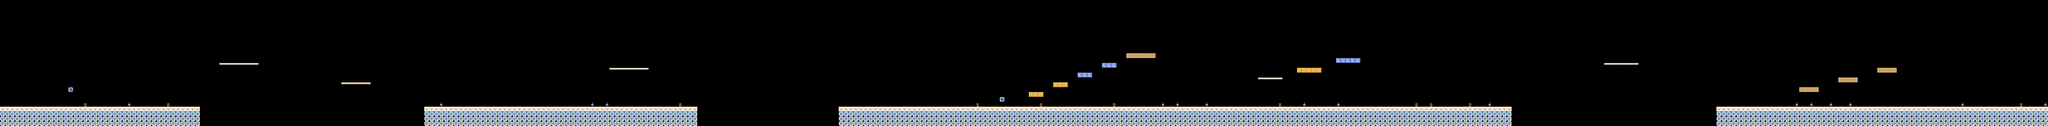

This is a level from a 2D game, rendered from its Tiled map with the project's own tilesets. A one-line summary and the map file follow, with tile-layer data summarised:
An orthogonal 420x26 tile map with 32x32 px tiles, 5 tile layers (background, terrain, blocks, collectibles, ...) and 79 objects (40x lily_pad, 6x decor, 5x enemy, 5x coin, 4x sign, ...).

<map version="1.10" tiledversion="1.10.2" orientation="orthogonal" renderorder="right-down" width="420" height="26" tilewidth="32" tileheight="32" infinite="0" nextlayerid="8" nextobjectid="80">
 <properties>
  <property name="name" value="The Mirror Aqueduct" />
  <property name="subtitle" value="Fountains, wheels and a two-step colour lock" />
  <property name="theme" value="palace" />
  <property name="music" value="dawn" />
  <property name="next_level" value="level10.tmx" />
  <property name="par_time" type="int" value="270" />
  <property name="difficulty" type="int" value="9" />
 </properties>
 <tileset firstgid="1" source="tileset.tsx" />
 <layer id="1" name="background" width="420" height="26">
  <data>[10920 cells, 0 non-empty, 0 distinct tile ids]</data>
 </layer>
 <layer id="2" name="terrain" width="420" height="26">
  <data>[10920 cells, 1246 non-empty, 3 distinct tile ids]</data>
 </layer>
 <layer id="3" name="blocks" width="420" height="26">
  <data>[10920 cells, 42 non-empty, 5 distinct tile ids]</data>
 </layer>
 <layer id="4" name="collectibles" width="420" height="26">
  <data>[10920 cells, 0 non-empty, 0 distinct tile ids]</data>
 </layer>
 <layer id="5" name="decorations" width="420" height="26">
  <data>[10920 cells, 27 non-empty, 2 distinct tile ids]</data>
 </layer>
 <objectgroup id="7" name="entities">
  <object id="1" name="" type="sign" x="224" y="672" width="32" height="32">
   <properties>
    <property name="text" value="The mirror aqueduct has three locks.&#10;Fountain lift, wheel timing,&#10;then a switch staircase." />
   </properties>
  </object>
  <object id="2" name="" type="enemy" x="864" y="672" width="32" height="32">
   <properties>
    <property name="kind" value="jar" />
    <property name="edge_aware" type="bool" value="true" />
    <property name="patrol_tiles" type="int" value="2" />
   </properties>
  </object>
  <object id="3" name="" type="lily_pad" x="1312" y="712" width="96" height="32">
   <properties>
    <property name="flower" type="bool" value="true" />
   </properties>
  </object>
  <object id="4" name="" type="lily_pad" x="1408" y="712" width="96" height="32">
   <properties>
    <property name="flower" type="bool" value="false" />
   </properties>
  </object>
  <object id="5" name="" type="lily_pad" x="1504" y="712" width="96" height="32">
   <properties>
    <property name="flower" type="bool" value="true" />
   </properties>
  </object>
  <object id="6" name="" type="lily_pad" x="1600" y="712" width="96" height="32">
   <properties>
    <property name="flower" type="bool" value="false" />
   </properties>
  </object>
  <object id="7" name="" type="lily_pad" x="1696" y="712" width="96" height="32">
   <properties>
    <property name="flower" type="bool" value="true" />
   </properties>
  </object>
  <object id="8" name="" type="lily_pad" x="1792" y="712" width="96" height="32">
   <properties>
    <property name="flower" type="bool" value="false" />
   </properties>
  </object>
  <object id="9" name="" type="lily_pad" x="1888" y="712" width="96" height="32">
   <properties>
    <property name="flower" type="bool" value="true" />
   </properties>
  </object>
  <object id="10" name="" type="lily_pad" x="1984" y="712" width="96" height="32">
   <properties>
    <property name="flower" type="bool" value="false" />
   </properties>
  </object>
  <object id="11" name="" type="lily_pad" x="2080" y="712" width="96" height="32">
   <properties>
    <property name="flower" type="bool" value="true" />
   </properties>
  </object>
  <object id="12" name="" type="lily_pad" x="2176" y="712" width="96" height="32">
   <properties>
    <property name="flower" type="bool" value="false" />
   </properties>
  </object>
  <object id="13" name="" type="lily_pad" x="2272" y="712" width="96" height="32">
   <properties>
    <property name="flower" type="bool" value="true" />
   </properties>
  </object>
  <object id="14" name="" type="lily_pad" x="2368" y="712" width="96" height="32">
   <properties>
    <property name="flower" type="bool" value="false" />
   </properties>
  </object>
  <object id="15" name="" type="lily_pad" x="2464" y="712" width="96" height="32">
   <properties>
    <property name="flower" type="bool" value="true" />
   </properties>
  </object>
  <object id="16" name="" type="lily_pad" x="2560" y="712" width="96" height="32">
   <properties>
    <property name="flower" type="bool" value="false" />
   </properties>
  </object>
  <object id="17" name="" type="lily_pad" x="2656" y="712" width="96" height="32">
   <properties>
    <property name="flower" type="bool" value="true" />
   </properties>
  </object>
  <object id="18" name="" type="lily_pad" x="2752" y="712" width="96" height="32">
   <properties>
    <property name="flower" type="bool" value="false" />
   </properties>
  </object>
  <object id="19" name="" type="fountain" x="1376" y="416" width="32" height="256">
   <properties>
    <property name="on" type="float" value="2.2" />
    <property name="off" type="float" value="1.3" />
   </properties>
  </object>
  <object id="20" name="" type="page" x="1568" y="384" width="32" height="32">
   <properties>
    <property name="index" type="int" value="0" />
   </properties>
  </object>
  <object id="21" name="" type="wheel" x="1856" y="448" width="288" height="288">
   <properties>
    <property name="seats" type="int" value="6" />
    <property name="speed" type="int" value="23" />
    <property name="seat_width" type="int" value="72" />
   </properties>
  </object>
  <object id="22" name="" type="checkpoint" x="2944" y="640" width="32" height="64" />
  <object id="23" name="" type="sign" x="3168" y="672" width="32" height="32">
   <properties>
    <property name="text" value="The wheel carries you above the water.&#10;Jump off only when the blue lantern&#10;lines up with the next ledge." />
   </properties>
  </object>
  <object id="24" name="" type="enemy" x="3584" y="672" width="32" height="32">
   <properties>
    <property name="kind" value="hedgehog" />
    <property name="edge_aware" type="bool" value="true" />
    <property name="patrol_tiles" type="int" value="2" />
   </properties>
  </object>
  <object id="25" name="" type="fountain" x="3968" y="448" width="32" height="224">
   <properties>
    <property name="on" type="float" value="1.7" />
    <property name="off" type="float" value="1.6" />
    <property name="phase" type="float" value="0.8" />
   </properties>
  </object>
  <object id="26" name="" type="page" x="4160" y="416" width="32" height="32">
   <properties>
    <property name="index" type="int" value="1" />
   </properties>
  </object>
  <object id="27" name="" type="lily_pad" x="4576" y="712" width="96" height="32">
   <properties>
    <property name="flower" type="bool" value="true" />
   </properties>
  </object>
  <object id="28" name="" type="lily_pad" x="4672" y="712" width="96" height="32">
   <properties>
    <property name="flower" type="bool" value="false" />
   </properties>
  </object>
  <object id="29" name="" type="lily_pad" x="4768" y="712" width="96" height="32">
   <properties>
    <property name="flower" type="bool" value="true" />
   </properties>
  </object>
  </objectgroup>
</map>
<!-- 50 of 79 objects omitted -->
